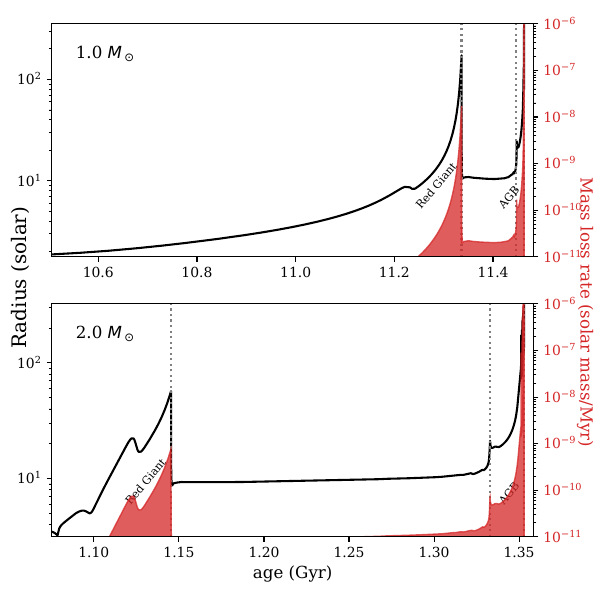

Write the Python code that produced this figure.
from astropy.io import ascii
from astropy.table import Table
import numpy as np
import matplotlib.pyplot as plt
import scipy.interpolate as interpolate
import scipy.integrate as integrate

mods=ascii.read("mods.dat")
mods=mods[1:3]
'''
mods=Table()
mods['file']=['track0p5','track1p0','track2p0']
mods['label']=["0.5","1","2"]
mods['age_max']=[13e9,11.45e9,1.353e9]
mods['Tms']=[3900,5900,9200]
mods['Lms']=[.02,.7,12]
mods['tms1']=[0.1,0.1,0.1]
mods['tms2']=[13,10.,1.06]
mods['trg1']=[13,11.34,1.15]
mods['trg2']=[0,11.44,1.32] # includes AGB
mods=mods[1:3]
'''

# diagnostic plots to check if the boundaries between long-lived phases are correct
fig,ax=plt.subplots(len(mods),figsize=(6,6))
letters='abcdef'

plt.rcParams['axes.labelsize'] = 12
for aax in ax: aax.tick_params(axis='both', labelsize=10)
plt.rc('font',  family='serif', size=12)
plt.rc('text',  usetex=False)
#for spine in ax.spines.values():
#        spine.set_linewidth(2)  # Set the axis thickness
colors=plt.rcParams["axes.prop_cycle"].by_key()['color']

color_R='black'
color_mdot=colors[3]

for i in range(len(mods)):
	mod=mods[i]
	d=ascii.read(mod['file'])
	age=d['star_age']/1e9
	#agemin=mod['tms2']-0.1*(mod['tagb']-mod['tms2'])
	agemin=mod['tms2']
	d=d[(age<mod['age_max'])&(age>agemin)]
	age=d['star_age']/1e9
	Teff=10**d['log_Teff']
	L=10**d['log_L']
	R=10**d['log_R']
	mdot=-d['star_mdot']
	mass=d['star_mass']
	ax[i].plot(age,R,color=color_R)
	#ax[i].set_ylim(0.5,300)
	ax[i].set_yscale("log")
	ax[i].set_xlim(age.min(),age.max()+0.02*(mod['tagb']-mod['tms2']))
	lmax=np.argmax(mdot)
	p=interpolate.interp1d(age,mdot)
	mlost=integrate.quad(p,age.min(),age.max())[0]
	print(mod['file'], R.min(),R.max(),age[lmax],mdot[lmax],mlost)
	subcap='' #  f"({letter[i]})"
	ax[i].text(0.05,0.85,subcap+f"{mod['label']} "+r"$M_\odot$",transform=ax[i].transAxes)
	ax2 = ax[i].twinx()
	ax2.tick_params(axis='both', labelsize=10)
	#ax2.plot(age,mdot,color=color_mdot,alpha=.1)
	ax2.set_yscale("log")
	ax2.tick_params(axis='y', labelcolor=color_mdot)
	#ax2.set_ylim(mdot.max()*0.0007,mdot.max())
	mdotmin=1e-11
	ax2.set_ylim(mdotmin,1e-6)
	ax2.fill(np.append(age,age[-1::-1]),np.append(mdot,mdot*0+mdotmin),color=color_mdot,alpha=.75)
	ax[i].set_ylim(R.min()-.1,R.max()+1)
	yl=ax[i].get_ylim() ; ycen=(yl[0]*yl[1])**.25
	xl=ax[i].get_xlim()
	for col,lab in zip(['tms2','trg','trc','tagb'],['Main','Red Giant ','','AGB ']):
		if mod[col]>xl[0]:
			ax[i].axvline(mod[col],color="grey",linestyle='dotted')
			ax[i].text(mod[col],ycen,lab,rotation=50,fontsize=8,va='bottom',ha='right')
ax[-1].set_xlabel("age (Gyr)")
#ax[-1].set_ylim(0,30)

plt.tight_layout()
aax=plt.gca()
fig.supylabel("       Radius (solar)")
#aax.text(-.1,.7,"Radius (solar radii)",rotation=90,transform=aax.transAxes)
aax.text(1.09,.4,"Mass loss rate (solar mass/Myr)",rotation=270,transform=aax.transAxes,color=color_mdot)

plt.savefig("radius_star.pdf")

yn=input("enter 'y' to get the table of maximum radii")
if yn=='y':
	plt.figure()
	import glob
	files=glob.glob('0*csv')
	files.sort()
	print(" M       dM         Rms      Tmax      Rmax     RmaxAU")
	Ms=[] ; Rmaxs=[] ; Tmaxs=[]
	for file in files:
		d=ascii.read(file)
		age=d['star_age']/1e9
		d=d[age>0.1]
		age=d['star_age']/1e9
		m=d['star_mass'] ; R=10**d['log_R']
		p=interpolate.interp1d(age,R)
		t=np.linspace(age.min(),age.max(),1000)
		RR=p(t)
		Rms=np.median(RR)
		ims=np.where(R>(1.5*R[0]))[0]
		lmax=np.argmax(R)

		l=np.where(R>215)
		if len(l[0])>0:
			age_engulf=age[l]
			print('1 au engulfment at ',age_engulf.min(),' lasting ',age_engulf.max()-age_engulf.min())

		print(round(m[0],2),' & ',round(m[0]-m[-1],4),' & ',round(Rms,3),' & ',round(age[lmax],2),' & ',round(R.max()),' & ',round(R.max()*6.96e10/1.496e13,2),' \\\\')
		#plt.plot(age,R)
		Ms=np.append(Ms,m[0])
		Rmaxs=np.append(Rmaxs,R.max())
		Tmaxs=np.append(Tmaxs,age[lmax])
		
	
	plt.scatter(Ms,Rmaxs)
	xx=np.linspace(.4,3,1000)
	plt.plot(xx,450/(1+28*np.exp(-4.5*xx)))
	plt.xlabel("Stellar Mass")
	plt.ylabel("Maximum radius (solar)")